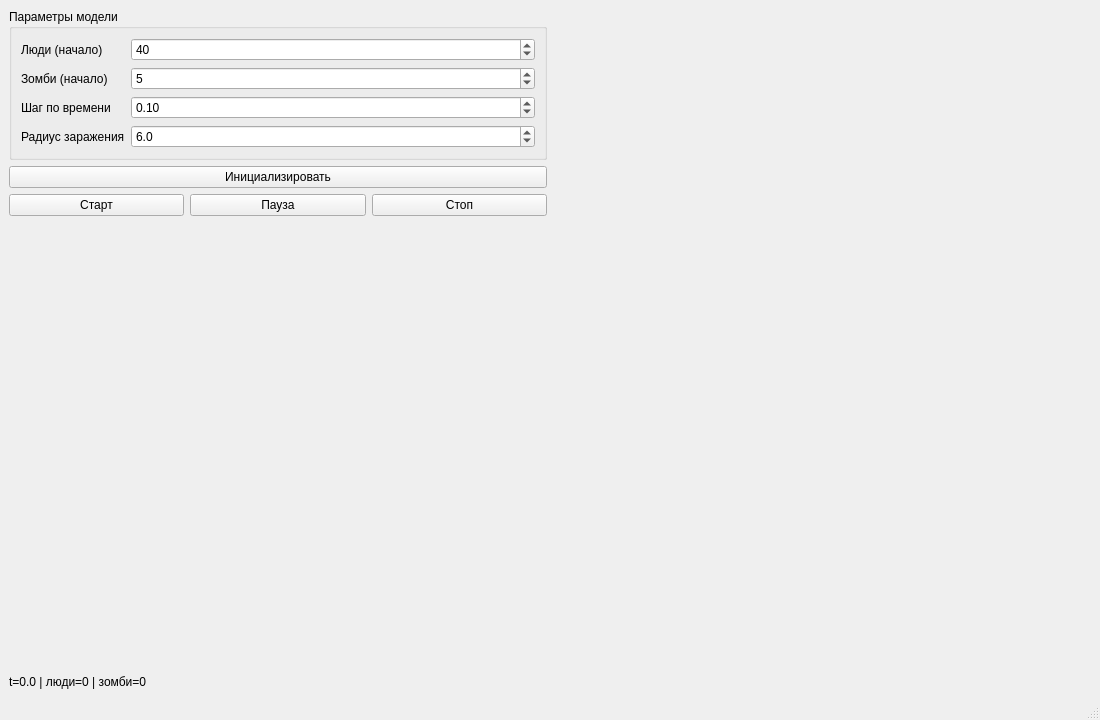
<?xml version="1.0" encoding="UTF-8"?>
<ui version="4.0">
 <class>MainWindow</class>
 <widget class="QMainWindow" name="MainWindow">
  <property name="geometry">
   <rect>
    <x>0</x>
    <y>0</y>
    <width>1100</width>
    <height>720</height>
   </rect>
  </property>
  <property name="windowTitle">
   <string>Модель зомби-апокалипсиса (Qt)</string>
  </property>
  <widget class="QWidget" name="centralwidget">
   <layout class="QHBoxLayout" name="mainLayout" stretch="0,0">
    <item>
     <layout class="QVBoxLayout" name="controlsLayout">
      <item>
       <widget class="QGroupBox" name="paramsBox">
        <property name="title">
         <string>Параметры модели</string>
        </property>
        <layout class="QFormLayout" name="formLayout">
         <item row="0" column="0">
          <widget class="QLabel" name="humansLabel">
           <property name="text">
            <string>Люди (начало)</string>
           </property>
          </widget>
         </item>
         <item row="0" column="1">
          <widget class="QSpinBox" name="humansSpin">
           <property name="minimum">
            <number>0</number>
           </property>
           <property name="maximum">
            <number>1000</number>
           </property>
           <property name="value">
            <number>40</number>
           </property>
          </widget>
         </item>
         <item row="1" column="0">
          <widget class="QLabel" name="zombiesLabel">
           <property name="text">
            <string>Зомби (начало)</string>
           </property>
          </widget>
         </item>
         <item row="1" column="1">
          <widget class="QSpinBox" name="zombiesSpin">
           <property name="minimum">
            <number>0</number>
           </property>
           <property name="maximum">
            <number>1000</number>
           </property>
           <property name="value">
            <number>5</number>
           </property>
          </widget>
         </item>
         <item row="2" column="0">
          <widget class="QLabel" name="dtLabel">
           <property name="text">
            <string>Шаг по времени</string>
           </property>
          </widget>
         </item>
         <item row="2" column="1">
          <widget class="QDoubleSpinBox" name="dtSpin">
           <property name="decimals">
            <number>2</number>
           </property>
           <property name="minimum">
            <double>0.010000000000000</double>
           </property>
           <property name="maximum">
            <double>5.000000000000000</double>
           </property>
           <property name="singleStep">
            <double>0.050000000000000</double>
           </property>
           <property name="value">
            <double>0.100000000000000</double>
           </property>
          </widget>
         </item>
         <item row="3" column="0">
          <widget class="QLabel" name="biteRadiusLabel">
           <property name="text">
            <string>Радиус заражения</string>
           </property>
          </widget>
         </item>
         <item row="3" column="1">
          <widget class="QDoubleSpinBox" name="biteRadiusSpin">
           <property name="decimals">
            <number>1</number>
           </property>
           <property name="minimum">
            <double>1.000000000000000</double>
           </property>
           <property name="maximum">
            <double>40.000000000000000</double>
           </property>
           <property name="singleStep">
            <double>0.500000000000000</double>
           </property>
           <property name="value">
            <double>6.000000000000000</double>
           </property>
          </widget>
         </item>
        </layout>
       </widget>
      </item>
      <item>
       <widget class="QPushButton" name="initButton">
        <property name="text">
         <string>Инициализировать</string>
        </property>
       </widget>
      </item>
      <item>
       <layout class="QHBoxLayout" name="buttonsLayout">
        <item>
         <widget class="QPushButton" name="startButton">
          <property name="text">
           <string>Старт</string>
          </property>
         </widget>
        </item>
        <item>
         <widget class="QPushButton" name="pauseButton">
          <property name="text">
           <string>Пауза</string>
          </property>
         </widget>
        </item>
        <item>
         <widget class="QPushButton" name="stopButton">
          <property name="text">
           <string>Стоп</string>
          </property>
         </widget>
        </item>
       </layout>
      </item>
      <item>
       <spacer name="verticalSpacer">
        <property name="orientation">
         <enum>Qt::Orientation::Vertical</enum>
        </property>
        <property name="sizeHint" stdset="0">
         <size>
          <width>20</width>
          <height>40</height>
         </size>
        </property>
       </spacer>
      </item>
      <item>
       <widget class="QLabel" name="statusLabel">
        <property name="text">
         <string>t=0.0 | люди=0 | зомби=0</string>
        </property>
       </widget>
      </item>
     </layout>
    </item>
    <item>
     <layout class="QVBoxLayout" name="plotsLayout" stretch="0,0">
      <item>
       <widget class="QCustomPlot" name="worldPlot" native="true"/>
      </item>
      <item>
       <widget class="QCustomPlot" name="historyPlot" native="true"/>
      </item>
     </layout>
    </item>
   </layout>
  </widget>
  <widget class="QMenuBar" name="menubar">
   <property name="geometry">
    <rect>
     <x>0</x>
     <y>0</y>
     <width>1100</width>
     <height>37</height>
    </rect>
   </property>
  </widget>
  <widget class="QStatusBar" name="statusbar"/>
 </widget>
 <customwidgets>
  <customwidget>
   <class>QCustomPlot</class>
   <extends>QWidget</extends>
   <header>qcustomplot.h</header>
  </customwidget>
 </customwidgets>
 <resources/>
 <connections/>
</ui>
